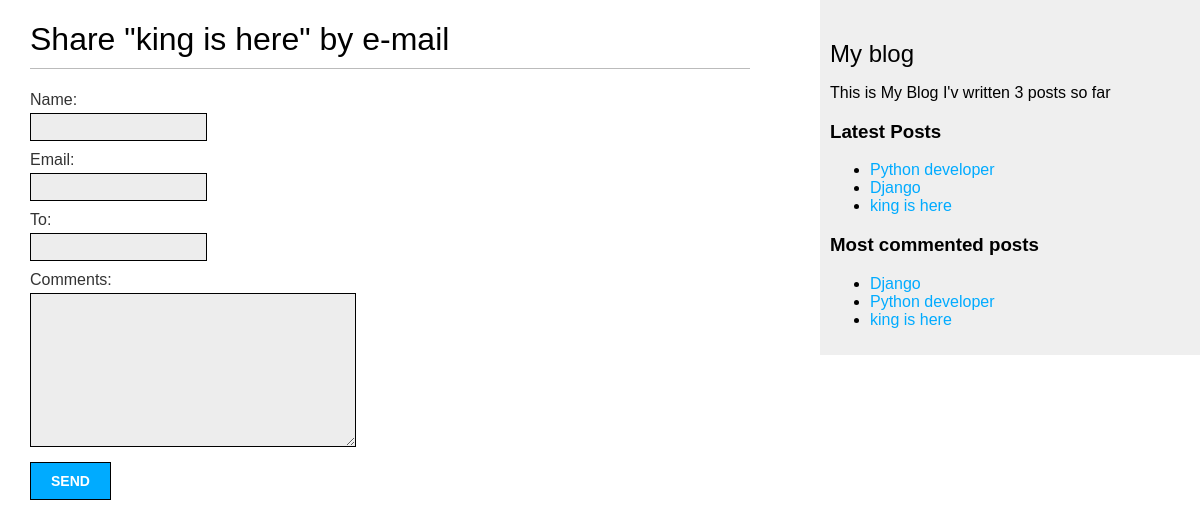
The page /posts/1/share on the database its author committed.
### blog/models.py (models this page shows, shortened)
class Post(models.Model):
    class Status(models.TextChoices):
        DRAFT = 'DF','Draft'
        PUBLISHED='PB','Published'
    class PublishedManager(models.Manager):
        def get_queryset(self) :
            return super().get_queryset().filter(status=Post.Status.PUBLISHED)
    auther = models.ForeignKey(User,on_delete=models.CASCADE,related_name='blog_posts')
    title = models.CharField(max_length=255)
    slug = models.SlugField(max_length=255,unique_for_date='publish')
    body = models.TextField()
    publish = models.DateTimeField(default=timezone.now())
    created = models.DateTimeField(auto_now_add=True)
    updated = models.DateTimeField(auto_now=True)
    status = models.CharField(max_length=2,choices=Status.choices,default=Status.DRAFT)
    objects = models.Manager()
    published=PublishedManager()
    tags = TaggableManager()
    class Meta:
        ordering = ['-publish']
        indexes = [
            models.Index(fields=['-publish']),
        ]
    def get_absolute_url(self):
        return reverse("blog:post", args=[self.slug])

### blog/views.py (the view, shortened to what this page needs)
# urls.py: path('/<int:post_id>/share',post_share,name='share'),
def post_share(request,post_id):
    post = get_object_or_404(Post,id=post_id)
    sent = False
    form = EmailPostForm
    return render(request,'blog/post/share.html',{'post':post,'form':form,'sent':sent})

### blog/templatetags/blog_tags.py (called while the page is built)
@register.simple_tag
def total_posts():
    return Post.published.count()

@register.inclusion_tag('blog/post/latest_posts.html',name='show_latest_posts')
def latest_posts(count=5):
    latest_posts = Post.published.order_by('-publish')[:count]
    return {'latest_posts':latest_posts}

@register.simple_tag
def get_most_commented_posts(count=5):
    return Post.published.annotate(
        total_comments=Count('post_comments')
    ).order_by('-total_comments','-publish')[:count]

### blog/templates/blog/post/share.html (shortened to what this page needs)
{% extends "blog/base.html" %}
{% block content %}
{% if sent %}
<h1>E-mail successfully sent</h1>
<p>
    "{{ post.title }}" was successfully sent to {{ form.cleaned_data.to }}.
</p>
{% else %}
<h1>Share "{{ post.title }}" by e-mail</h1>
<form method="post">
    {% for field in form %}
    <div>
        {{field.label_tag}} {{field}}
    </div>
    {% endfor %}
    <input type="submit" value="Send">
</form>
{% endif %}
{% endblock %}

### blog/templates/blog/base.html (shortened to what this page needs)
{% load blog_tags %}
{% load static %}
<!DOCTYPE html>
<html lang="en">
<head>
    <link rel="stylesheet" href="{% static 'css/blog.css' %}">
</head>
<body>
    <div id="content">
        {% block content %}
        {% endblock content %}
    </div>
    <div id="sidebar">
        <h2>My blog</h2>
        <p>
            This is My Blog
            I'v written {% total_posts %} posts so far
        <h3>Latest Posts</h3>
        {% show_latest_posts%}
        <h3>Most commented posts</h3>
        {% get_most_commented_posts as most_commentd_posts %}
        <ul>
            {% for post in most_commentd_posts %}
            <li><a href="{{post.get_absolute_url}}">{{post.title}}</a></li>
            {% endfor %}
        </ul>
        </p>
    </div>
</body>
</html>

### blog/templates/blog/post/latest_posts.html
<ul>
    {% for post in latest_posts %}
    <li><a href="{{post.get_absolute_url}}">{{post.title}}</a></li>
    {% endfor %}
</ul>

### blog/static/css/blog.css (style rules this page uses)
body { margin: 0; padding: 0; font-family: helvetica, sans-serif; }
a { color: #00abff; text-decoration: none; }
h1 { font-weight: normal; border-bottom: 1px solid #bbb; padding: 0 0 10px 0; }
h2 { font-weight: normal; margin: 30px 0 0; }
#content { float: left; width: 60%; padding: 0 0 0 30px; }
#sidebar { float: right; width: 30%; padding: 10px; background: #efefef; height: 100%; }
label { float: left; clear: both; color: #333; margin-bottom: 4px; }
input, textarea { clear: both; float: left; margin: 0 0 10px; background: #ededed; border: 0; padding: 6px 10px; font-size: 12px; border: 1px solid black; }
input[type=submit] { font-weight: bold; background: #00abff; color: #fff; padding: 10px 20px; margin-top: 5px; font-size: 14px; text-transform: uppercase; }

### rows shown on the page
Post: title "king is here"
Post: title "Python developer"
Post: title "Django"

### other values the page prints
{{ field.label_tag }} "Name:" "Email:" "To:" "Comments:"
